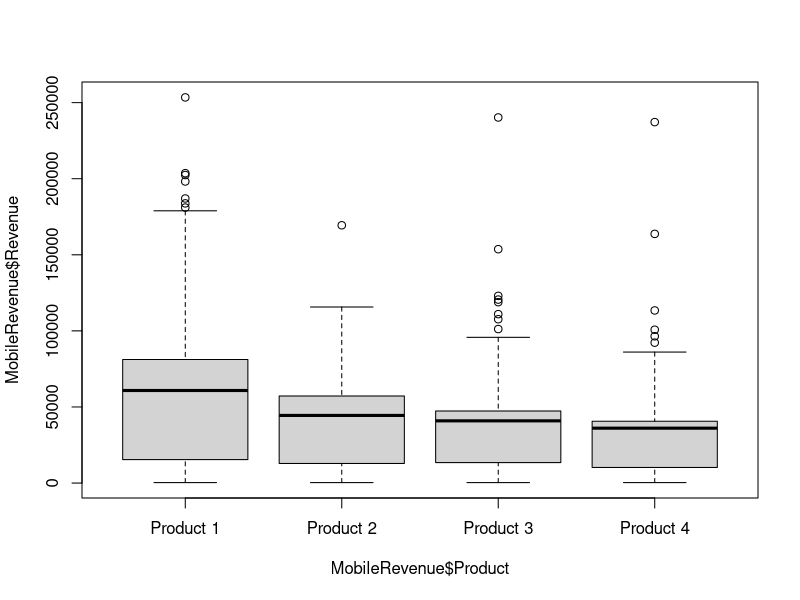
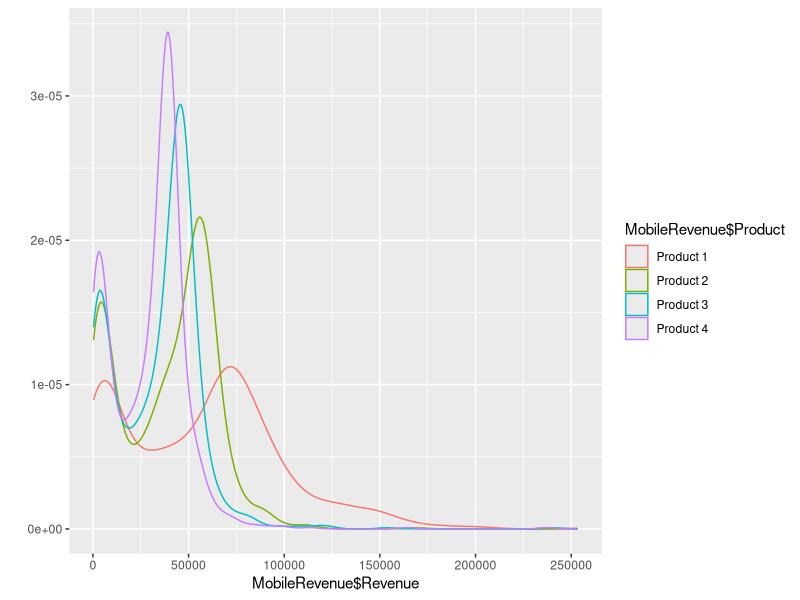
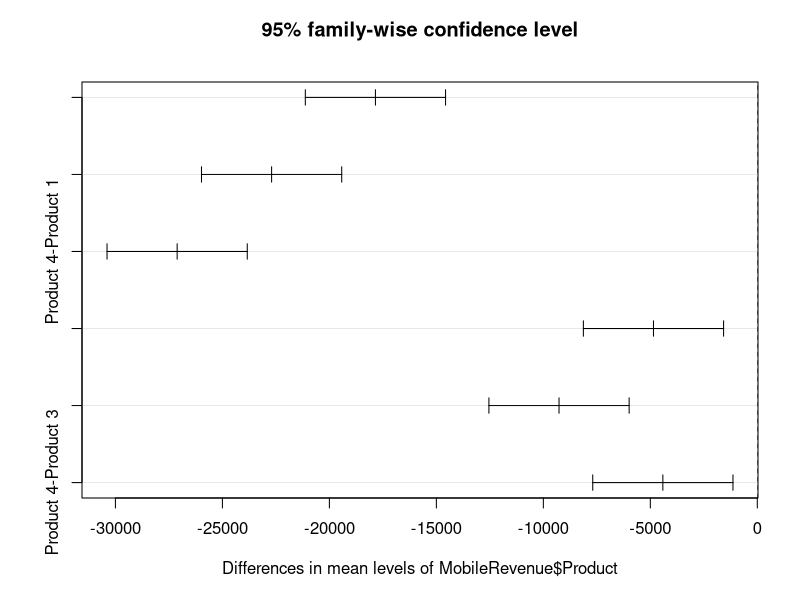

Reproduce these figures in R, in order.
require(haven)
require(labelled)
require(ggplot2)
require(psych)
require(data.table)

setwd("~/Rscripts/annova")

MobileRevenue <- read_sav("datafiles/Mobile Revenue.sav")

# convert list to data table
MobileRevenue.table <- data.table(MobileRevenue)

# Identity the factor and convert the data type to be a factor, else aov won't give correct results.
MobileRevenue$Product = to_factor(MobileRevenue$Product)

# Plot the boxplot for groups by channel no
boxplot(MobileRevenue$Revenue ~ MobileRevenue$Product)

# Super imposed denisty plot by factor
qplot(MobileRevenue$Revenue, colour=MobileRevenue$Product, data=MobileRevenue, geom="density")

# Get the descritives table by each group
describeBy(MobileRevenue$Revenue, MobileRevenue$Product)

# Get the annova table
MobileRevenue.aov <- aov(MobileRevenue$Revenue ~ MobileRevenue$Product, data = MobileRevenue)
summary(MobileRevenue.aov)

# Now run tukey's range test to analyze variations in means across individual groups
tk <- TukeyHSD(MobileRevenue.aov)

# List the tukey's table
tk

# Plot to see variations in the means for each group pair
plot(tk)
